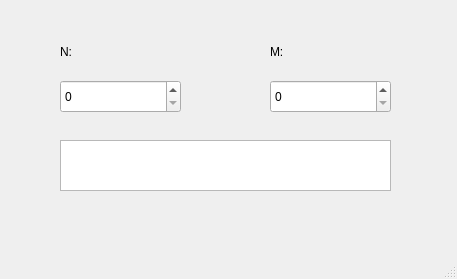
<?xml version="1.0" encoding="UTF-8"?>
<ui version="4.0">
 <class>MainWindow</class>
 <widget class="QMainWindow" name="MainWindow">
  <property name="geometry">
   <rect>
    <x>0</x>
    <y>0</y>
    <width>457</width>
    <height>279</height>
   </rect>
  </property>
  <property name="windowTitle">
   <string>MainWindow</string>
  </property>
  <widget class="QWidget" name="centralwidget">
   <widget class="QTextEdit" name="textEdit">
    <property name="geometry">
     <rect>
      <x>60</x>
      <y>140</y>
      <width>331</width>
      <height>51</height>
     </rect>
    </property>
    <property name="styleSheet">
     <string notr="true"/>
    </property>
   </widget>
   <widget class="QSpinBox" name="spinBox_N">
    <property name="geometry">
     <rect>
      <x>60</x>
      <y>80</y>
      <width>121</width>
      <height>33</height>
     </rect>
    </property>
   </widget>
   <widget class="QSpinBox" name="spinBox_M">
    <property name="geometry">
     <rect>
      <x>270</x>
      <y>80</y>
      <width>121</width>
      <height>33</height>
     </rect>
    </property>
    <property name="maximum">
     <number>4</number>
    </property>
   </widget>
   <widget class="QLabel" name="label">
    <property name="geometry">
     <rect>
      <x>60</x>
      <y>40</y>
      <width>92</width>
      <height>24</height>
     </rect>
    </property>
    <property name="text">
     <string>N:</string>
    </property>
   </widget>
   <widget class="QLabel" name="label_2">
    <property name="geometry">
     <rect>
      <x>270</x>
      <y>40</y>
      <width>92</width>
      <height>24</height>
     </rect>
    </property>
    <property name="text">
     <string>M:</string>
    </property>
   </widget>
  </widget>
  <widget class="QMenuBar" name="menubar">
   <property name="geometry">
    <rect>
     <x>0</x>
     <y>0</y>
     <width>457</width>
     <height>29</height>
    </rect>
   </property>
  </widget>
  <widget class="QStatusBar" name="statusbar"/>
 </widget>
 <resources/>
 <connections/>
</ui>
